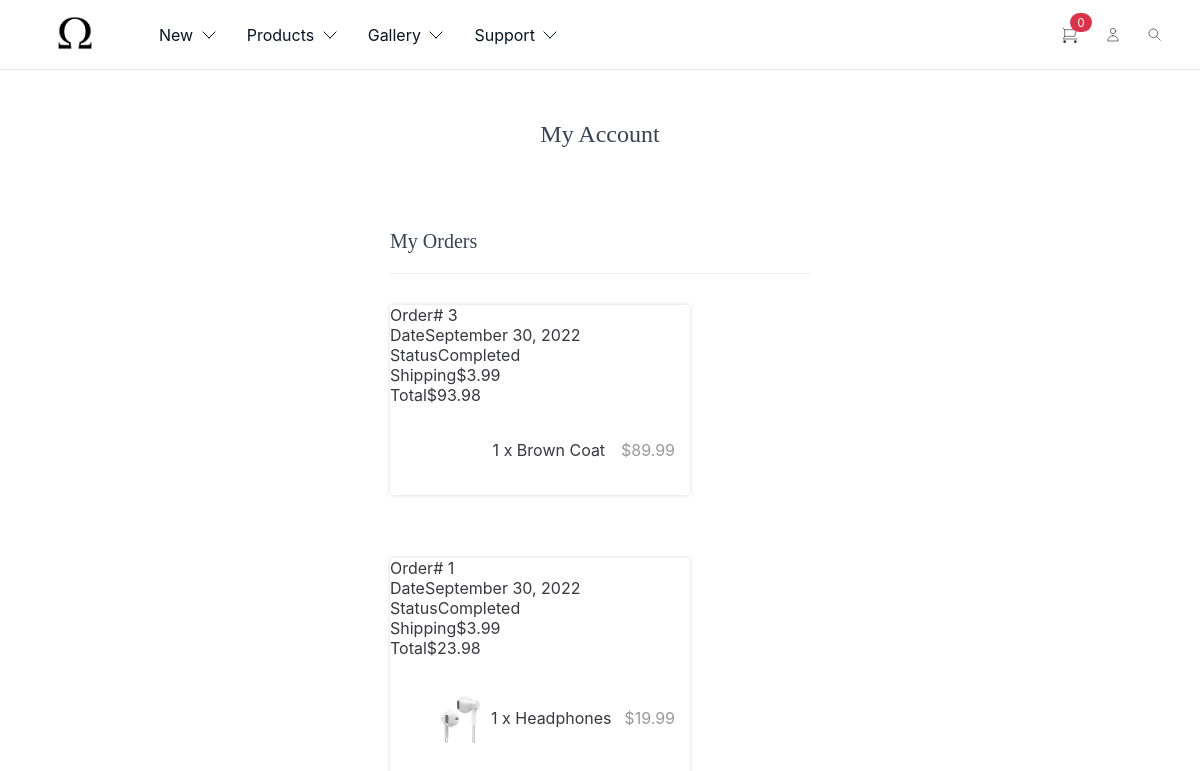
/index.php?page=register (signed in), run on the app's committed database.
### tables this page shows
CREATE TABLE `transactions` (
  `id` int(11) NOT NULL,
  `txn_id` varchar(255) NOT NULL,
  `payment_amount` decimal(7,2) NOT NULL,
  `payment_status` varchar(30) NOT NULL,
  `created` datetime NOT NULL,
  `payer_email` varchar(255) NOT NULL DEFAULT '',
  `first_name` varchar(100) NOT NULL DEFAULT '',
  `last_name` varchar(100) NOT NULL DEFAULT '',
  `address_street` varchar(255) NOT NULL DEFAULT '',
  `address_city` varchar(100) NOT NULL DEFAULT '',
  `address_state` varchar(100) NOT NULL DEFAULT '',
  `address_zip` varchar(50) NOT NULL DEFAULT '',
  `address_country` varchar(100) NOT NULL DEFAULT '',
  `account_id` int(11) DEFAULT NULL,
  `payment_method` varchar(50) NOT NULL DEFAULT 'website',
  `shipping_method` varchar(255) NOT NULL DEFAULT '',
  `shipping_amount` decimal(7,2) NOT NULL DEFAULT 0.00,
  `discount_code` varchar(50) NOT NULL DEFAULT ''
);

CREATE TABLE `products` (
  `id` int(11) NOT NULL,
  `name` varchar(200) NOT NULL,
  `description` text NOT NULL,
  `price` decimal(7,2) NOT NULL,
  `rrp` decimal(7,2) NOT NULL DEFAULT 0.00,
  `quantity` int(11) NOT NULL,
  `date_added` datetime NOT NULL DEFAULT current_timestamp(),
  `weight` decimal(7,2) NOT NULL DEFAULT 0.00,
  `url_slug` varchar(255) NOT NULL DEFAULT '',
  `status` tinyint(1) NOT NULL DEFAULT 1
);

CREATE TABLE `transactions_items` (
  `id` int(11) NOT NULL,
  `txn_id` varchar(255) NOT NULL,
  `item_id` int(11) NOT NULL,
  `item_price` decimal(7,2) NOT NULL,
  `item_quantity` int(11) NOT NULL,
  `item_options` varchar(255) NOT NULL
);

### register.php (the view, shortened to what this page needs)
<?php
$register_error = '';
$tab = isset($_GET['tab']) ? $_GET['tab'] : 'orders';
if (isset($_SESSION['account_loggedin'])) {
    $stmt = $pdo->prepare('SELECT * FROM transactions  WHERE account_id = ? ORDER BY created DESC');
    $stmt->execute([ $_SESSION['account_id'] ]);
    $transactions = $stmt->fetchAll(PDO::FETCH_ASSOC);
    $stmt = $pdo->prepare('SELECT
        p.name,
        p.id AS product_id,
        t.txn_id,
        t.payment_status,
        t.created AS transaction_date,
        ti.item_price AS price,
        ti.item_quantity AS quantity,
        ti.item_id,
        (SELECT m.full_path FROM products_media pm JOIN media m ON m.id = pm.media_id WHERE pm.product_id = p.id ORDER BY pm.position ASC LIMIT 1) AS img
        FROM transactions t
        JOIN transactions_items ti ON ti.txn_id = t.txn_id
        JOIN accounts a ON a.id = t.account_id
        JOIN products p ON p.id = ti.item_id
        WHERE t.account_id = ?
        ORDER BY t.created DESC');
    $stmt->execute([ $_SESSION['account_id'] ]);
    $transactions_items = $stmt->fetchAll(PDO::FETCH_ASSOC);
}
?>
<?=template_header('My Account')?>
<div class="myaccount content-wrapper">
    <?php if (!isset($_SESSION['account_loggedin'])): ?>
    <div class="login-register">
        <div class="register">
            <h1>Register</h1>
            <form action="" method="post" style="margin-top: -10px;">
                <label for="email" class="form-label">Email</label>
                <input type="email" name="email" id="email" placeholder="andrei@example.com" required class="form-field">
                <label for="password" class="form-label">Password</label>
                <input type="password" name="password" id="password" placeholder="Password" required class="form-field">
                <label for="cpassword" class="form-label">Confirm Password</label>
                <input type="password" name="cpassword" id="cpassword" placeholder="Confirm Password" required class="form-field">
                <input name="register" type="submit" value="Register" class="btn">
            </form>
            <?php if ($register_error): ?>
            <p class="error"><?=$register_error?></p>
            <?php endif; ?>
        </div>
    </div>
    <?php else: ?>
    <h1>My Account</h1>
    <?php if ($tab == 'orders'): ?>
    <div class="myorders">
        <h2>My Orders</h2>
        <?php foreach ($transactions as $transaction): ?>
        <div class="order">
            <div class="order-header">
                <div>
                    <div><span>Order</span># <?=$transaction['id']?></div>
                    <div class="rhide"><span>Date</span><?=date('F j, Y', strtotime($transaction['created']))?></div>
                    <div><span>Status</span><?=$transaction['payment_status']?></div>
                </div>
                <div>
                    <div class="rhide"><span>Shipping</span><?=currency_code?><?=number_format($transaction['shipping_amount'],2)?></div>
                    <div><span>Total</span><?=currency_code?><?=number_format($transaction['payment_amount'],2)?></div>
                </div>
            </div>
            <div class="order-items">
                <table>
                    <tbody>
                        <?php foreach ($transactions_items as $transaction_item): ?>
                        <?php if ($transaction_item['txn_id'] != $transaction['txn_id']) continue; ?>
                        <tr>
                            <td class="img">
                                <?php if (!empty($transaction_item['img']) && file_exists($transaction_item['img'])): ?>
                                <img src="<?=base_url?><?=$transaction_item['img']?>" width="50" height="50" alt="<?=$transaction_item['name']?>">
                                <?php endif; ?>
                            </td>
                            <td class="name"><?=$transaction_item['quantity']?> x <?=$transaction_item['name']?></td>
                            <td class="price"><?=currency_code?><?=number_format($transaction_item['price'] * $transaction_item['quantity'],2)?></td>
                        </tr>
                        <?php endforeach; ?>
                    </tbody>
                </table>
            </div>
        </div>
        <?php endforeach; ?>
    </div>
    <?php endif; ?>
    <?php endif; ?>
</div>

### style.css (style rules this page uses)
div.myorders { width: 40% !important; }
main .myaccount .myorders { padding-bottom: 0 !important; }
body { max-width: 100% !important; overflow-x: hidden !important; }
* { box-sizing: border-box; font-family: -apple-system, BlinkMacSystemFont, "segoe ui", roboto, oxygen, ubuntu, cantarell, "fira sans", "droid sans", "helvetica neue", Arial, sans-serif; font-size: 16px; }
html { height: 100%; }
body { position: relative; min-height: 100%; background-color: #ffffff; margin: 0; padding-bottom: 100px; }
h1, h2, h3, h4, h5 { color: #394352; }
.content-wrapper { width: 1050px; margin: 0 auto; }
main .cart h1, main .myaccount h1 { display: block; font-weight: normal; margin: 0; padding: 40px 0; font-size: 24px; text-align: center; width: 100%; }
main .cart table, main .myaccount table { width: 100%; }
main .cart table tbody td, main .myaccount table tbody td { padding: 20px 0; }
main .cart table tbody td:last-child, main .myaccount table tbody td:last-child { text-align: right; }
main .cart table .img, main .myaccount table .img { width: 80px; }
main .cart table .price, main .cart table .options, main .myaccount table .price, main .myaccount table .options { color: #999999; }
main .checkout h1, main .myaccount h1 { display: block; font-weight: normal; margin: 0; padding: 50px 0; font-size: 24px; text-align: center; width: 100%; }
td.img { display: flex !important; justify-content: flex-end !important; }
main .myaccount { display: flex; flex-flow: wrap; justify-content: center; }
main .myaccount .myorders, main .myaccount .mydownloads, main .myaccount .settings { padding-bottom: 50px; }
main .myaccount .myorders .order { box-shadow: 0px 0px 4px 0px rgba(0, 0, 0, 0.15); margin: 7.5% 0 15% 0; padding-bottom: 0px !important; width: 300px !important; }
main .myaccount .myorders .order .order-items { padding: 15px; }
main .myaccount .myorders .order .order-items table { margin: 0; padding: 0; }
main .myaccount h2 { width: 100%; font-weight: normal; font-size: 20px; padding: 30px 0 20px 0; margin: 0 0 10px 0; border-bottom: 1px solid #eeeeee; }
main .myaccount table { padding-bottom: 40px; }
main .myaccount table tr:last-child td { border-bottom: 0; }
main .myaccount table .name { word-break: break-all; }

### filtering/1_accordion.css (style rules this page uses)
:root { --ak6-color-primary-hsl: 250, 84%, 54%; --ak6-color-bg-hsl: 0, 0%, 100%; --ak6-color-contrast-high-hsl: 230, 7%, 23%; --ak6-color-contrast-higher-hsl: 230, 13%, 9%; --ak6-color-contrast-lower-hsl: 240, 4%, 85%; --ak6-color-accent-hsl: 342, 89%, 48%; --ak6-space-2xs: 0.375rem; --ak6-space-sm: 0.75rem; --ak6-space-md: 1.25rem; --ak6-space-xs: 0.5rem; --ak6-text-md: 1.2rem; --ak6-text-sm: 0.833rem; }
@media (min-width: 64rem) { :root { --ak6-space-2xs: 0.5625rem; --ak6-space-sm: 1.125rem; --ak6-space-md: 2rem; --ak6-space-xs: 0.75rem; --ak6-text-md: 1.5625rem; --ak6-text-sm: 1rem; } }
:root { --accordion-border-width: 1px; --accordion-icon-size: 20px; --accordion-icon-stroke-width: 2px; }

### filtering/1_custom-select.css (style rules this page uses)
:root { --ca8-color-primary-hsl: 250, 84%, 54%; --ca8-color-bg-hsl: 0, 0%, 100%; --ca8-color-contrast-high-hsl: 230, 7%, 23%; --ca8-color-contrast-higher-hsl: 230, 13%, 9%; --ca8-color-primary-dark-hsl: 250, 84%, 46%; --ca8-color-contrast-medium-hsl: 225, 4%, 47%; --ca8-color-bg-light-hsl: 0, 0%, 100%; --ca8-color-white-hsl: 0, 0%, 100%; --ca8-color-bg-dark-hsl: 240, 4%, 95%; --ca8-color-bg-lighter-hsl: 0, 0%, 100%; --ca8-color-black-hsl: 231, 15%, 9%; --ca8-space-3xs: 0.25rem; --ca8-space-2xs: 0.375rem; --ca8-space-xs: 0.5rem; --ca8-space-sm: 0.75rem; --ca8-text-sm: 0.833rem; }
@media (min-width: 64rem) { :root { --ca8-space-3xs: 0.375rem; --ca8-space-2xs: 0.5625rem; --ca8-space-xs: 0.75rem; --ca8-space-sm: 1.125rem; --ca8-text-sm: 1rem; } }
:root { --select-icon-size: 16px; --select-icon-right-margin: var(--ca8-space-sm); --select-text-icon-gap: var(--ca8-space-3xs); }
:root { --select-dropdown-gap: 4px; }

### filtering/1_number-input.css (style rules this page uses)
:root { --nd6-color-primary-hsl: 250, 84%, 54%; --nd6-color-bg-hsl: 0, 0%, 100%; --nd6-color-contrast-high-hsl: 230, 7%, 23%; --nd6-color-contrast-higher-hsl: 230, 13%, 9%; --nd6-color-primary-dark-hsl: 250, 84%, 46%; --nd6-color-contrast-lower-hsl: 240, 4%, 85%; --nd6-color-contrast-low-hsl: 240, 4%, 65%; --nd6-color-white-hsl: 0, 0%, 100%; --nd6-color-bg-dark-hsl: 240, 4%, 95%; --nd6-space-3xs: 0.25rem; --nd6-space-2xs: 0.375rem; --nd6-space-xs: 0.5rem; --nd6-text-sm: 0.833rem; }
@media (min-width: 64rem) { :root { --nd6-space-3xs: 0.375rem; --nd6-space-2xs: 0.5625rem; --nd6-space-xs: 0.75rem; --nd6-text-sm: 1rem; } }

### data on the page
transactions: id "3", created "September 30, 2022", payment_status "Completed", shipping_amount "3.99", payment_amount "93.98"
products: transactions_items.item_quantity "1", name "Brown Coat", transactions_items.item_price "89.99"
transactions: id "1", created "September 30, 2022", payment_status "Completed", shipping_amount "3.99", payment_amount "23.98"
products: transactions_items.item_quantity "1", name "Headphones", transactions_items.item_price "19.99"

### other printed values
$num_items_in_cart "0"
